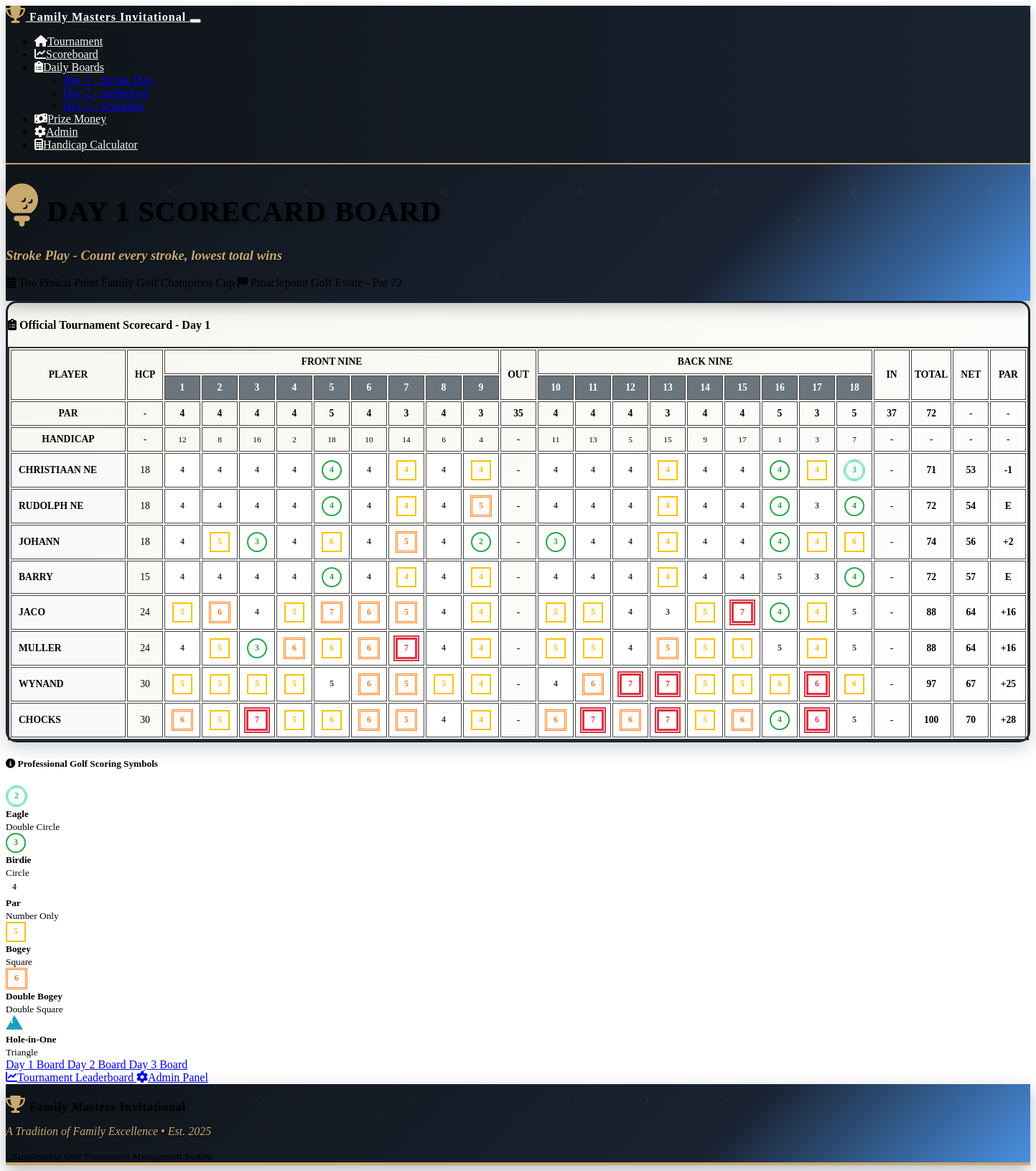
Page /day_board/1 on the earlier database version.
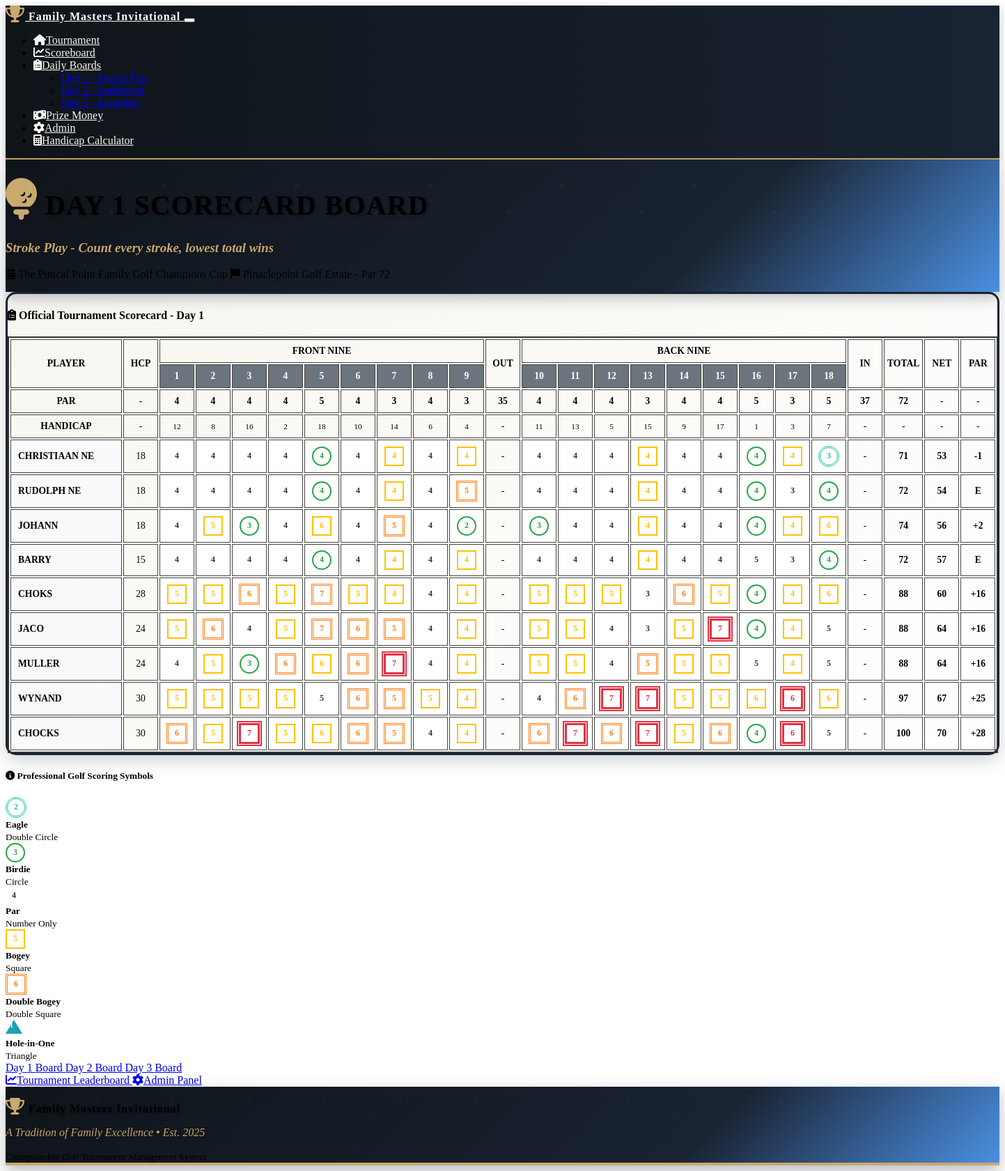
Same page on the later database version.
### models.py (models this page shows, shortened)
class Player(db.Model):
    id = db.Column(db.Integer, primary_key=True)
    name = db.Column(db.String(100), nullable=False)
    tournament_id = db.Column(db.Integer, db.ForeignKey('tournament.id'), nullable=False)
    handicap = db.Column(db.Integer, default=0)
    prize_eligible = db.Column(db.Boolean, default=True)  # New field for prize eligibility
    created_at = db.Column(db.DateTime, default=datetime.utcnow)
    scores = db.relationship('Score', backref='player', lazy=True)

class Score(db.Model):
    id = db.Column(db.Integer, primary_key=True)
    player_id = db.Column(db.Integer, db.ForeignKey('player.id'), nullable=False)
    round_id = db.Column(db.Integer, db.ForeignKey('round.id'), nullable=False)
    hole_1 = db.Column(db.Integer)
    hole_2 = db.Column(db.Integer)
    hole_3 = db.Column(db.Integer)
    hole_4 = db.Column(db.Integer)
    hole_5 = db.Column(db.Integer)
    hole_6 = db.Column(db.Integer)
    hole_7 = db.Column(db.Integer)
    hole_8 = db.Column(db.Integer)
    hole_9 = db.Column(db.Integer)
    hole_10 = db.Column(db.Integer)
    hole_11 = db.Column(db.Integer)
    hole_12 = db.Column(db.Integer)
    hole_13 = db.Column(db.Integer)
    hole_14 = db.Column(db.Integer)
    hole_15 = db.Column(db.Integer)
    hole_16 = db.Column(db.Integer)
    hole_17 = db.Column(db.Integer)
    hole_18 = db.Column(db.Integer)
    total_strokes = db.Column(db.Integer)
    stableford_points = db.Column(db.Integer)
    created_at = db.Column(db.DateTime, default=datetime.utcnow)
    updated_at = db.Column(db.DateTime, default=datetime.utcnow, onupdate=datetime.utcnow)
    def get_hole_score(self, hole_number):
        return getattr(self, f'hole_{hole_number}', None)
    def get_net_score(self):
        if self.total_strokes:
            return self.total_strokes - self.player.handicap
        return None

### routes.py (the view)
@app.route('/day_board/<int:day>')
def day_scorecard_board(day):
    tournament = Tournament.query.first()
    if not tournament:
        return redirect(url_for('player_setup'))
    if day not in [1, 2, 3]:
        flash('Invalid day. Please select day 1, 2, or 3.', 'error')
        return redirect(url_for('scoreboard'))
    round_obj = Round.query.filter_by(tournament_id=tournament.id, day=day).first()
    if not round_obj:
        flash(f'Day {day} round not found.', 'error')
        return redirect(url_for('scoreboard'))
    leaderboard = calculate_leaderboard(tournament.id)
    scores_by_player = {}
    scores = Score.query.filter_by(round_id=round_obj.id).all()
    for score in scores:
        scores_by_player[score.player_id] = score
    return render_template('day_scorecard_board.html',
                         tournament=tournament,
                         day=day,
                         round=round_obj,
                         leaderboard=leaderboard,
                         scores_by_player=scores_by_player,
                         course=PINACLEPOINT_COURSE,
                         tournament_formats=TOURNAMENT_FORMATS)

### templates/day_scorecard_board.html (shortened to what the changed rows need)
{% extends "base.html" %}
{% block content %}
<div class="container-fluid">
    <div class="row mb-4">
        <div class="col-12">
            <div class="card tournament-header scorecard-header">
                <div class="card-body text-center py-3 position-relative">
                    <h1 class="display-4 text-white mb-2 tournament-logo">
                        <i class="fas fa-golf-ball me-3 trophy-icon"></i>
                        DAY {{ day }} SCORECARD BOARD
                    </h1>
                </div>
            </div>
        </div>
    </div>
    <div class="row">
        <div class="col-12">
            <div class="card leaderboard-card">
                <div class="card-body p-0">
                    <div class="table-responsive">
                        <table class="table scorecard-board-table mb-0">
                            <thead class="table-dark">
                                <tr>
                                    <th rowspan="2" class="align-middle text-center" style="min-width: 150px;">PLAYER</th>
                                    <th rowspan="2" class="align-middle text-center">HCP</th>
                                    <th colspan="9" class="text-center bg-success">FRONT NINE</th>
                                    <th rowspan="2" class="align-middle text-center bg-warning text-dark">OUT</th>
                                    <th colspan="9" class="text-center bg-info">BACK NINE</th>
                                    <th rowspan="2" class="align-middle text-center bg-warning text-dark">IN</th>
                                    <th rowspan="2" class="align-middle text-center bg-danger text-white">TOTAL</th>
                                    <th rowspan="2" class="align-middle text-center bg-primary text-white">NET</th>
                                    <th rowspan="2" class="align-middle text-center bg-secondary text-white">PAR</th>
                                </tr>
                                <tr>
                                    {% for hole in range(1, 10) %}
                                    <th class="text-center hole-header">{{ hole }}</th>
                                    {% endfor %}
                                    {% for hole in range(10, 19) %}
                                    <th class="text-center hole-header">{{ hole }}</th>
                                    {% endfor %}
                                </tr>
                                <tr class="table-info">
                                    <td><strong>PAR</strong></td>
                                    <td class="text-center">-</td>
                                    {% for hole in range(1, 10) %}
                                    <td class="text-center"><strong>{{ course.holes[hole-1].par }}</strong></td>
                                    {% endfor %}
                                    <td class="text-center bg-warning"><strong>35</strong></td>
                                    {% for hole in range(10, 19) %}
                                    <td class="text-center"><strong>{{ course.holes[hole-1].par }}</strong></td>
                                    {% endfor %}
                                    <td class="text-center bg-warning"><strong>37</strong></td>
                                    <td class="text-center bg-warning"><strong>72</strong></td>
                                    <td class="text-center">-</td>
                                    <td class="text-center">-</td>
                                </tr>
                                <tr class="table-secondary">
                                    <td><strong>HANDICAP</strong></td>
                                    <td class="text-center">-</td>
                                    {% for hole in range(1, 10) %}
                                    <td class="text-center"><small>{{ course.holes[hole-1].handicap }}</small></td>
                                    {% endfor %}
                                    <td class="text-center bg-warning">-</td>
                                    {% for hole in range(10, 19) %}
                                    <td class="text-center"><small>{{ course.holes[hole-1].handicap }}</small></td>
                                    {% endfor %}
                                    <td class="text-center bg-warning">-</td>
                                    <td class="text-center">-</td>
                                    <td class="text-center">-</td>
                                    <td class="text-center">-</td>
                                </tr>
                            </thead>
                            <tbody>
                                {% for player_data in leaderboard %}
                                {% set player = player_data.player %}
                                {% set score = scores_by_player.get(player.id) %}
                                <tr class="{% if player_data.rank <= 3 %}table-warning{% endif %}">
                                    <td class="player-name">
                                        <strong>{{ player.name.upper() }}</strong>
                                    </td>
                                    <td class="text-center">{{ player.handicap }}</td>
                                    {% set front_total = 0 %}
                                    {% for hole in range(1, 10) %}
                                    <td class="text-center score-cell">
                                        {% if score and score.get_hole_score(hole) %}
                                        {% set hole_score = score.get_hole_score(hole) %}
                                        {% set par = course.holes[hole-1].par %}
                                        {% set front_total = front_total + hole_score %}
                                        {{ get_golf_score_symbol(hole_score, par) | safe }}
                                        {% else %}
                                        <span class="text-muted">-</span>
                                        {% endif %}
                                    </td>
                                    {% endfor %}
                                    <td class="text-center bg-warning">
                                        {% if front_total > 0 %}
                                        <strong>{{ front_total }}</strong>
                                        {% else %}
                                        <span class="text-muted">-</span>
                                        {% endif %}
                                    </td>
                                    {% set back_total = 0 %}
                                    {% for hole in range(10, 19) %}
                                    <td class="text-center score-cell">
                                        {% if score and score.get_hole_score(hole) %}
                                        {% set hole_score = score.get_hole_score(hole) %}
                                        {% set par = course.holes[hole-1].par %}
                                        {% set back_total = back_total + hole_score %}
                                        {{ get_golf_score_symbol(hole_score, par) | safe }}
                                        {% else %}
                                        <span class="text-muted">-</span>
                                        {% endif %}
                                    </td>
                                    {% endfor %}
                                    <td class="text-center bg-warning">
                                        {% if back_total > 0 %}
                                        <strong>{{ back_total }}</strong>
                                        {% else %}
                                        <span class="text-muted">-</span>
                                        {% endif %}
                                    </td>
                                    <td class="text-center bg-danger text-white">
                                        {% if score and score.total_strokes %}
                                        <strong>{{ score.total_strokes }}</strong>
                                        {% else %}
                                        <span class="text-muted">-</span>
                                        {% endif %}
                                    </td>
                                    <td class="text-center bg-primary text-white">
                                        {% if score and score.get_net_score() %}
                                        <strong>{{ score.get_net_score() }}</strong>
                                        {% else %}
                                        <span class="text-muted">-</span>
                                        {% endif %}
                                    </td>
                                    <td class="text-center bg-secondary text-white">
                                        {% if score and score.total_strokes %}
                                        {% set par_diff = score.total_strokes - 72 %}
                                        {% if par_diff == 0 %}
                                        <strong class="text-success">E</strong>
                                        {% elif par_diff > 0 %}
                                        <strong class="text-danger">+{{ par_diff }}</strong>
                                        {% else %}
                                        <strong class="text-success">{{ par_diff }}</strong>
                                        {% endif %}
                                        {% else %}
                                        <span class="text-muted">-</span>
                                        {% endif %}
                                    </td>
                                </tr>
                                {% endfor %}
                            </tbody>
                        </table>
                    </div>
                </div>
            </div>
        </div>
    </div>
</div>
{% endblock %}

Differences in the rows shown:
added Player: name "CHOKS", handicap "28"
added Score: total_strokes "88", get_net_score "60"
Other differences:
new list line: "5 5 6 5 7 5 4 4 4 - 5 5 5 3 6 5 4 4 6 - + 16"
